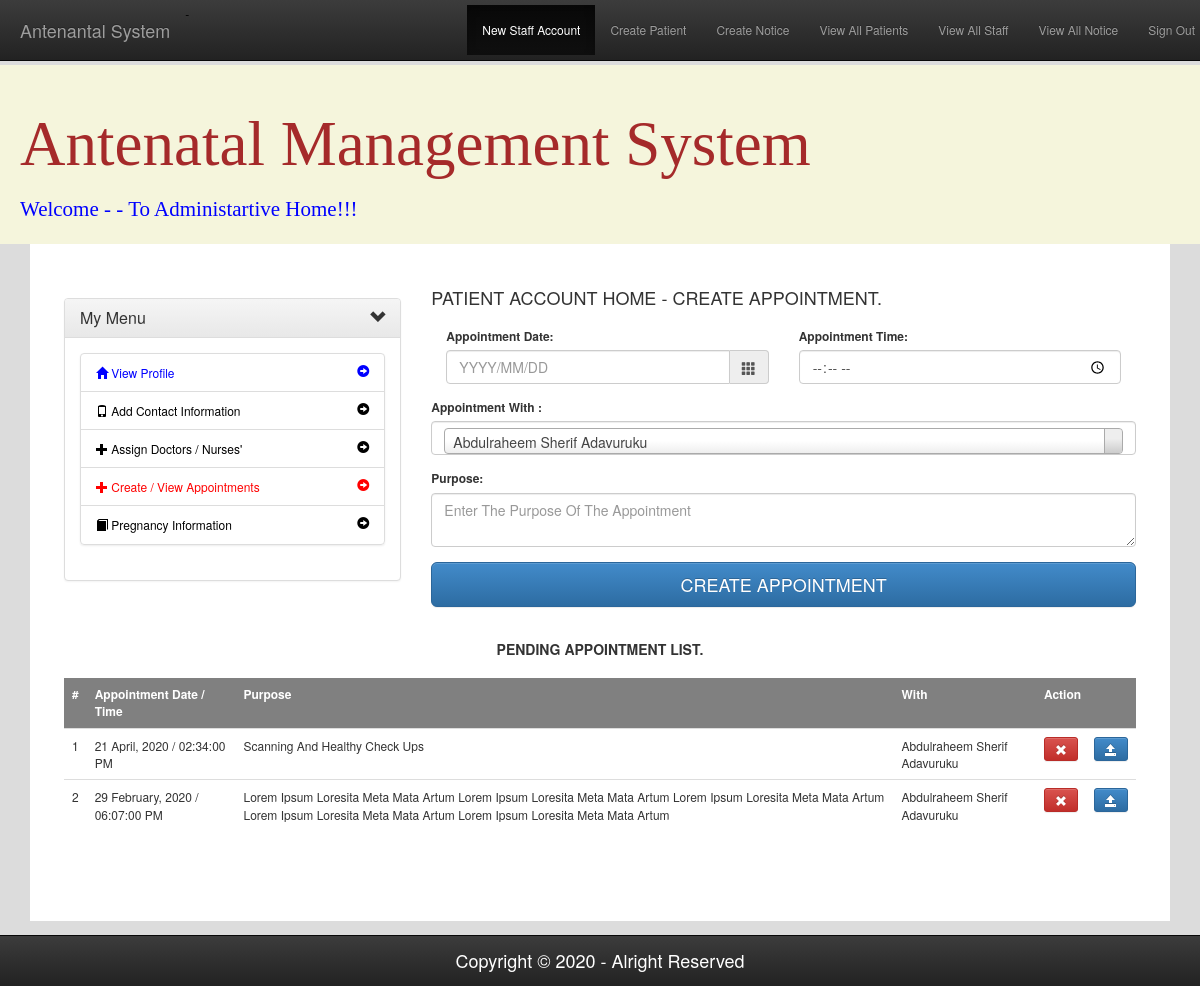
Screenshot of /createOrViewAppointments.php?hospitalid=ABUTH42639249 with the database file from the repository.
### tables this page shows
CREATE TABLE `userschedule` (
  `id` int(11) NOT NULL,
  `HID` varchar(100) NOT NULL,
  `dateSchedule` datetime NOT NULL,
  `purpose` text NOT NULL,
  `byId` varchar(100) NOT NULL,
  `valid` int(5) NOT NULL,
  `timeSchedule` time NOT NULL,
  `docid` varchar(100) NOT NULL,
  `outcome` text,
  `dateReg` datetime NOT NULL DEFAULT CURRENT_TIMESTAMP
);

CREATE TABLE `hospitaldocsinfo` (
  `id` int(11) NOT NULL,
  `docId` varchar(100) NOT NULL,
  `doctype` varchar(100) NOT NULL,
  `docname` varchar(255) NOT NULL,
  `phone` varchar(100) NOT NULL,
  `email` varchar(200) NOT NULL,
  `contactAdd` text NOT NULL,
  `active` int(5) NOT NULL,
  `dateReg` datetime NOT NULL,
  `gender` varchar(10) NOT NULL
);

### createOrViewAppointments.php (the view, shortened to what this page needs)
<?php
    $notice_msg=$hospitalId = $appid ="";
    require_once 'connection.php';
    if (!isset($_GET['hospitalid']) || $_GET['hospitalid'] == ""){
        if($_SERVER['REQUEST_METHOD'] != "POST"){
            header("location: ?out=out");
        }
    }else{
        $hospitalId = $_GET['hospitalid'];
    }
?>
<!DOCTYPE HTML PUBLIC "-//W3C//DTD HTML 4.01 Transitional//EN" "http://www.w3.org/TR/html4/loose.dtd">
<html lang="en">
<?php include 'header.php'?>
    <link rel="stylesheet" type="text/css" href="css/content.css">
    <link rel="stylesheet" type="text/css" href="plugins/css/select2.css"/>
    <link rel="stylesheet" type="text/css" href="plugins/css/bootstrap-datepicker.css"/>
    <link rel="stylesheet" type="text/css" href="plugins/css/bootstrap-datepicker3.min.css"/>
    <body>
    <?php require_once 'adminTopNav.php'?>
        <div class="container">
            <div class="login">
                <div class="content">
                    <div class="row">
                        <div class="col-xs-12 col-md-4">
                            <?php require_once 'nav_left_staff.php'?>
                        </div>
                        <div class="col-xs-12 col-md-8">
                            <h4 style="margin-bottom:20px;">PATIENT ACCOUNT HOME - CREATE APPOINTMENT.</h4>
                            <form role="form"  name="reg_form"  id="form" class="form-vertical" action="<?php echo htmlspecialchars($_SERVER["PHP_SELF"]);?>" enctype="multipart/form-data" method="POST">
                                <div class="form-group">
                                    <div class="col-xs-6">
                                        <label for="txtname">Appointment Date: </label>
                                        <div class="input-group date" data-provide="datepicker">
                                            <input type="text" class="form-control" id="txtdate" name="txtdate" value="" required="true" placeholder="YYYY/MM/DD"/>
                                            <span class="input-group-addon"><span class="glyphicon glyphicon-th"></span></span>
                                        </div>
                                    </div>
                                    <div class="col-xs-6">
                                        <div class="form-group">
                                            <label for="txtphone">Appointment Time: </label>
                                            <input type="time" class="form-control" id="txttime" name="txttime" required="true" placeholder="HH:MM PM/AM"/>
                                        </div>
                                    </div>
                                </div>
                                <div class="form-group">
                                    <label for="txttype"> Appointment With : </label>
                                </div>
                                <div class="form-group">
                                    <label for="txtpurpose">Purpose: </label>
                                    <textarea rows="2" colunms="12"  class="form-control" id="txtpurpose" name="txtpurpose" required="true" placeholder="Enter The Purpose Of The Appointment"></textarea>
                                </div>
                                <div class="form-group">
                                    <input type="submit" name="proceed" style="width:100%;margin-bottom:10px;padding:10px 10px 10px 10px" value="CREATE APPOINTMENT" class="btn btn-primary btn-lg"></input>
                                </div>
                            </form>
                        </div>
                        <div class="col-xs-12">
                        <h5 style="margin-bottom:20px;font-weight:bolder; text-align:center">PENDING APPOINTMENT LIST.</h5>
                            <?php
                                $stmt_in = $conn->prepare("SELECT *, userschedule.id as recid FROM userschedule INNER JOIN hospitaldocsinfo
                                ON userschedule.docid = hospitaldocsinfo.docId where userschedule.HID = ? and userschedule.valid = ?  ORDER BY userschedule.id DESC");
                                $stmt_in->execute(array($hospitalId,"0"));
                                $affected_rows_in = $stmt_in->rowCount();
                                if($affected_rows_in >= 1)
                                {
                            ?>
                                    <table class="table table-responsive table-stripped">
                                    <thead style="background-color:grey; color:white">
                                            <tr >
                                                <td>#</td>
                                                <td>Appointment Date / Time</td>
                                                <td>Purpose</td>
                                                <td>With</td>
                                                <td colspan="2">Action</td>
                                            </tr>
                                        </thead>
                                        <tbody>
                            <?php
                                    $r=0;
                                    while($row_two_in = $stmt_in->fetch(PDO::FETCH_ASSOC))
                                    {
                                    $r+=1;
                                    $date500_two = new DateTime($row_two_in['dateSchedule']);
                                    $date_two = date_format($date500_two,'d F, Y');
                                    $time500_two = new DateTime($row_two_in['timeSchedule']);
                                    $time_two = date_format($time500_two,'h:i:s A');
                                    echo '
                                        <tr>
                                            <td>'.$r.'</td>
                                            <td>'.$date_two.' / '.$time_two.'</td>
                                            <td>'.$row_two_in['purpose'].'</td>
                                            <td>'.$row_two_in['docname'].'</td>
                                            <td><a class="btn btn-danger btn-sm"  href="?delete=delete&docid='.$row_two_in['recid'].'&hospitalid='.$hospitalId.'" ><i class="glyphicon glyphicon-remove"></i></td>
                                            <td><a class="btn btn-primary btn-sm" href="appointmentUpdate.php?appid='.$row_two_in['recid'].'&hospitalid='.$hospitalId.'"><i class="glyphicon glyphicon-open"></i></td>
                                        </tr>
                                    ';
                                    }
                                }
                            ?>
                                    </tbody>
                            </table>
                        </div>
                    </div>
                </div>
            </div>
            <?php require_once 'footer.php'?>
        </div>
    </body>
</html>

### css/content.css (style rules this page uses)
body { background-color:gainsboro; font-size: 12px; padding-top: 65px; padding-bottom: 65px; }
.container { background-color: white; padding: 2% 2% 5% 2%; margin-top: 0%; width: 95%; }
.content { background-color: white; padding: 10px; }
table thead { font-weight: bold; }

### rows the page displays
userschedule: dateSchedule "21 April, 2020", timeSchedule "02:34:00 PM", purpose "Scanning And Healthy Check Ups", hospitaldocsinfo.docname "Abdulraheem Sherif Adavuruku"
userschedule: dateSchedule "29 February, 2020", timeSchedule "06:07:00 PM", purpose "Lorem Ipsum Loresita Meta Mata Artum Lorem Ipsum Loresita Meta Mata Artum Lorem Ipsum Loresita Meta Mata Artum Lorem Ipsum Loresita Meta Mata Artum Lorem Ipsum Loresita Meta Mata Artum", hospitaldocsinfo.docname "Abdulraheem Sherif Adavuruku"
